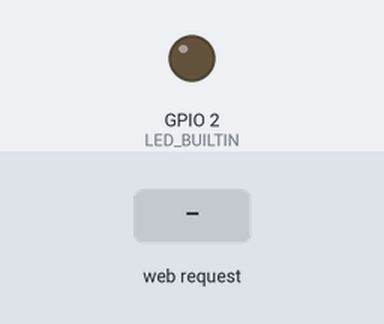
The sketch below on a simulated ESP32. On the bench: output pins drawn as LEDs (lit = HIGH). Inputs (shaded band) come from the test bench. WiFi joins after 1.5 s; servers stay silent unless stated; what the sketch prints to the serial monitor is not drawn.

Above: at 4.2 s.
4.3 s: HTTP request GET /blink received
At 5.8 s:
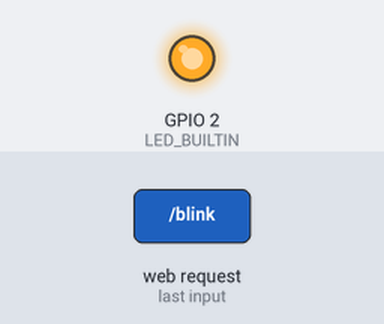
7.3 s: HTTP request GET /on received
At 9.4 s:
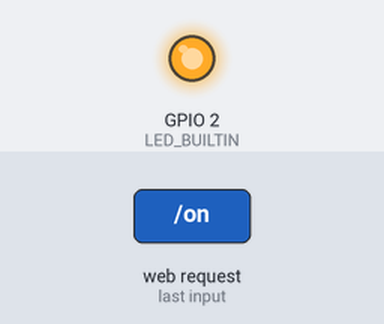
9.8 s: HTTP request GET /off received
At 11.2 s:
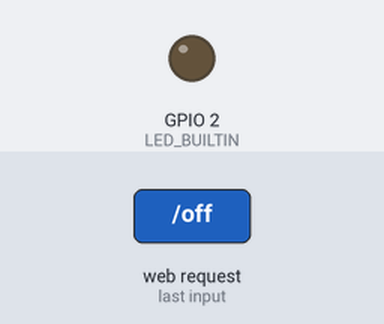
Timing chart, 0 to 12.8 s (numbered marks = the images above; inputs shaded):
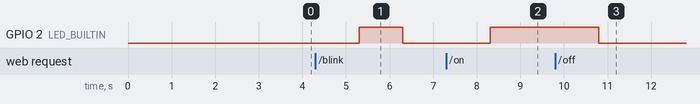

Measured:
- after the input at 4.3 s, GPIO 2 (LED_BUILTIN): LOW → HIGH after 1.0 s, → LOW 1.0 s later
- after the input at 7.3 s, GPIO 2 (LED_BUILTIN): LOW → HIGH after 1.0 s
- after the input at 9.8 s, GPIO 2 (LED_BUILTIN): HIGH → LOW after 1.0 s

The sketch:

webserver.ino
```cpp
#include <WiFi.h>
#define PORT 8080
#define LED_BUILTIN 2

const char *SSID = "MOBILE-WIFI-LT1";
const char *PASSWORD = "Learning";

String header = "HTTP/1.1 200 OK\nContent-Type: text/html \n\n <html><body>";
String footer = "</body></html>";

WiFiServer server(8080);
WiFiClient client;

bool blinking = false;
bool ledOn = false;

String s;
String cmd;

void setup() {
  Serial.begin(115200);
  delay(1000);

  pinMode(LED_BUILTIN, OUTPUT);
  WiFi.begin( SSID, PASSWORD );

  while (WiFi.status() != WL_CONNECTED) {
    delay(1000);
    Serial.print(".");
  }

  Serial.println("Web Server active: ");
  Serial.println(WiFi.localIP());
  server.begin();
}


void loop() {
  client = server.available(); //tunggu client

   if(client){
    while(client.connected()){
      if(client.available()){
        s = client.readString();

        cmd = getCommand(s);
        response(cmd);
        if(cmd.equals("")){
          Serial.println("HOMEPAGE");

        }else if(cmd.equals("blink")){
            blinking  = true;
            ledOn = false;
        }else if(cmd.equals("on")){
            blinking  = false;
            ledOn = true;
        }else if(cmd.equals("off")){
            blinking  = false;
            ledOn = false;
        }else{
          client.stop();
        }

      }else{
        //Serial.println("No Client yet");
      }

      if(blinking || ledOn){
        digitalWrite(LED_BUILTIN, HIGH);
        delay(1000);
      }

      if(blinking || !ledOn){
        digitalWrite(LED_BUILTIN, LOW);
        delay(1000);
      }
    }
   }
}

void response(String konten){
  client.println(header);
  String s1="<p><a href='blink'>LED Blinking</a></p>";
  String s2="<p><a href='on'>LED ON</a></p>";
  String s3="<p><a href='off'>LED OFF</a></p>";
  Serial.print(konten);
  if(konten.equals("")){

  client.println(s1+s2+s3);
  }else{
    client.println(konten);
  }
  client.println(footer);
}

String getCommand(String s){
  return (s.substring(5, s.indexOf(' ',5)));
}
```
